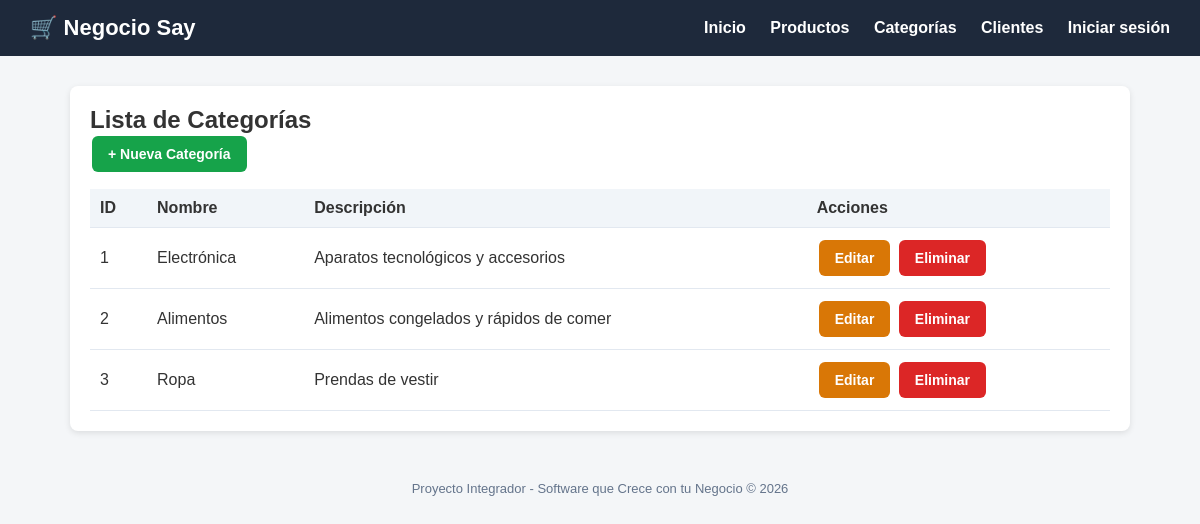
Page /categorias/ on the committed database.
### tienda/models.py (models this page shows, shortened)
class Categoria(models.Model):
    nombre = models.CharField(max_length=100)
    descripcion = models.TextField(blank=True, null=True)
    class Meta:
        verbose_name = "Categoria"
        verbose_name_plural = "Categorías"

### tienda/views.py (the view)
# urls.py: path('categorias/', views.lista_categorias, name='lista_categorias'),
def lista_categorias(request):
    categorias = Categoria.objects.all()
    return render(request, 'tienda/categorias/lista.html', {'categorias': categorias})

### tienda/templates/tienda/categorias/lista.html (shortened to what this page needs)
{% extends 'base.html' %}
{% block content %}
<div class="card">
    <h2>Lista de Categorías</h2>
    <a href="{% url 'crear_categoria' %}" class="btn btn-success">+ Nueva Categoría</a> <table>
        <thead>
            <tr><th>ID</th><th>Nombre</th><th>Descripción</th><th>Acciones</th></tr> </thead>
            <tbody>
                {% for categoria in categorias %}
                <tr>
                    <td>{{ categoria.id }}</td>
                    <td>{{ categoria.nombre }}</td>
                    <td>{{ categoria.descripcion|default:"-" }}</td>
                    <td>
                        <a href="{% url 'editar_categoria' categoria.pk %}" class="btn btn-warning">Editar</a> <a href="{% url 'eliminar_categoria' categoria.pk %}" class="btn btn-danger">Eliminar</a>
                    </td>
                </tr>
                {% empty %}
                <tr><td colspan="4">No hay categorías registradas.</td></tr>
                {% endfor %}
            </tbody>
        </table>
    </div>
    {% endblock %}

### tienda/templates/base.html (style rules this page uses)
* { margin: 0; padding: 0; box-sizing: border-box; }
body { font-family: Arial, sans-serif; background: #f4f6f8; color: #333; }
.card { background: #fff; border-radius: 8px; padding: 20px; box-shadow: 0 2px 6px rgba(0,0,0,0.1); margin-bottom: 20px; }
.btn { display: inline-block; padding: 10px 16px; border-radius: 6px; text-decoration: none; color: #fff; font-weight: bold; border: none; cursor: pointer; font-size: 14px; margin: 2px; }
.btn-success { background: #16a34a; }
.btn-danger { background: #dc2626; }
.btn-warning { background: #d97706; }
table { width: 100%; border-collapse: collapse; margin-top: 15px; }
th, td { padding: 10px; text-align: left; border-bottom: 1px solid #e2e8f0; }
th { background: #f1f5f9; }

### rows in the picture
Categoria: id "1", nombre "Electrónica", descripcion "Aparatos tecnológicos y accesorios"
Categoria: id "2", nombre "Alimentos", descripcion "Alimentos congelados y rápidos de comer"
Categoria: id "3", nombre "Ropa", descripcion "Prendas de vestir"
